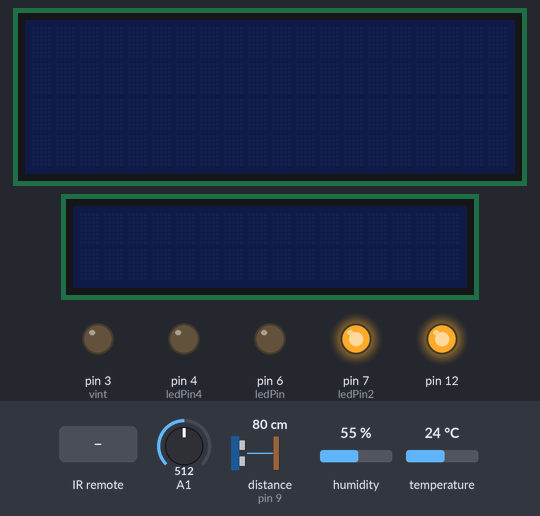
The sketch below on a simulated Arduino Uno, built with avr-gcc and run on an emulated ATmega328P. Parts: 20×4 character LCD, 16×2 character LCD, output pins drawn as LEDs (lit = HIGH). The test bench sets the inputs (shaded band); at power-on: distance to the obstacle (sensor on pin 9) 80 cm, A1 = 512, humidity 55 %, temperature 24 °C. The echo pulse lasts 58.3 µs per cm; what the sketch prints to the serial monitor is not drawn.

Above: at 1.3 s.
1.4 s: infrared code 0xFF38C7 received
At 2.8 s:
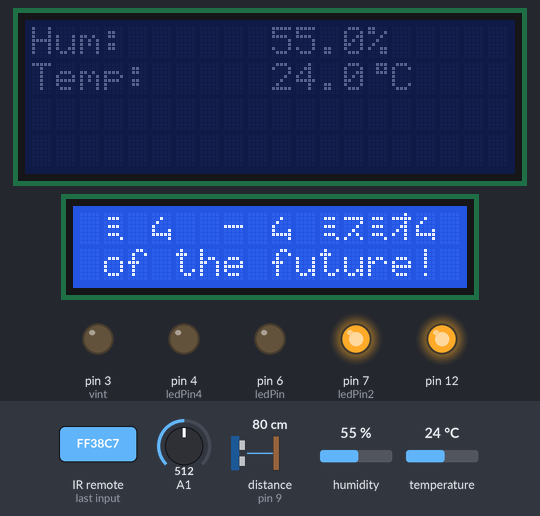
3.7 s: distance to the obstacle (sensor on pin 9) set to 58 cm
5.4 s: distance to the obstacle (sensor on pin 9) set to 51 cm
At 7.2 s:
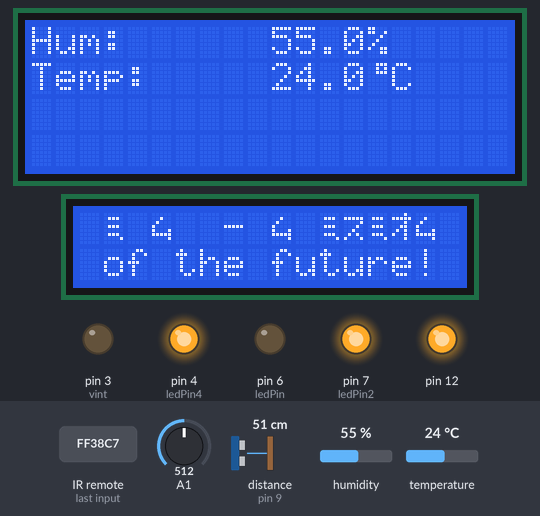
7.8 s: infrared code 0xFF10EF received
At 8.8 s:
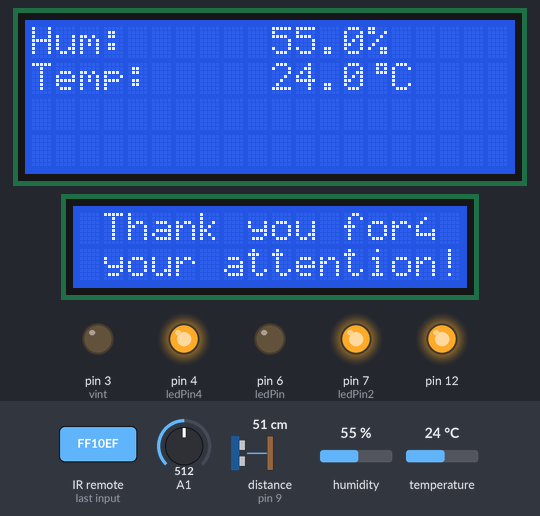
9.8 s: infrared code 0xFF18E7 received
At 11.5 s:
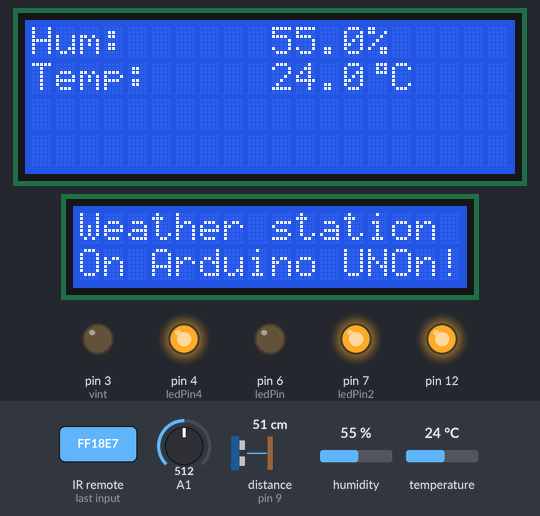
11.9 s: infrared code 0xFF4AB5 received
At 13.2 s:
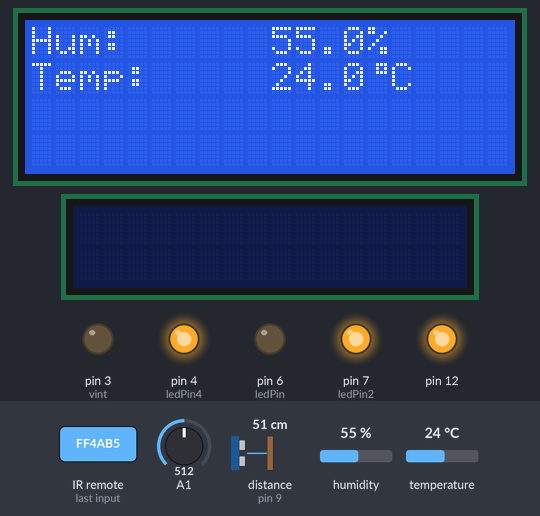
Timing chart, 0 to 14.9 s (numbered marks = the images above; inputs shaded):
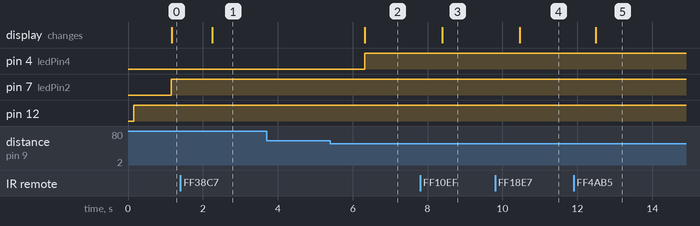

Measured:
- the behaviour switches between 55 and 54 cm on distance to the obstacle (sensor on pin 9) (found by bisection; images 1 and 2)
- after the input at 1.4 s, the display: changes after 0.85 s (image 1)
- after the input at 3.7 s, every drawn part: stays the same
- after the input at 5.4 s, pin 4 (ledPin4): LOW → HIGH after 0.92 s; the display: changes after 0.92 s (image 2)
- after the input at 7.8 s, the display: changes after 0.59 s (image 3)
- after the input at 9.8 s, the display: changes after 0.66 s (image 4)
- after the input at 11.9 s, the display: changes after 0.59 s (image 5)

The sketch:

main.ino
```cpp
#include <LiquidCrystal_I2C.h>
#include <LiquidCrystal_I2C.h>
#include <DHT.h>
#include <Ultrasonic.h> // подключаем библиотеку
#include "IRremote.h"
#include <Wire.h> // Добавляем необходимые библиотеки
#define DHTPIN A0 // к какому пину будет подключен сигнальный выход датчика
#define DHTTYPE DHT11 // DHT 11
//#define DHTTYPE DHT22 // DHT 22 (AM2302)
//#define DHTTYPE DHT21 // DHT 21 (AM2301)

int x;
IRrecv irrecv(2); // указываем вывод, к которому подключен приемник
decode_results results;
Ultrasonic ultrasonic(10, 9); // Trig - 10, Echo - 9
int ledPin4 = 4;

//инициализация датчика
DHT dht(DHTPIN, DHTTYPE);
byte degree[8] = // кодируем символ градуса
{
	B00111,
	B00101,
	B00111,
	B00000,
	B00000,
	B00000,
	B00000,
};

LiquidCrystal_I2C lcd( 0x3F,20,4);
LiquidCrystal_I2C lcd1(0x27, 16, 2);// Задаем адрес и размерность дисплея
int vint = 3;
int ledPin = 6;
int ledPin2 = 7;
boolean lastKnopka = LOW;
boolean ledOn = false;

void setup(){
	irrecv.enableIRIn();
	pinMode(ledPin4,OUTPUT);
	Serial.begin(9600);
	pinMode(12, OUTPUT); // пин 12 со светодиодом будет выходом (англ. «output»)
	pinMode(A1, INPUT); // к аналоговому входу A0 подключим датчик (англ. «intput»)
	lcd.init(); // Инициализация lcd
	lcd.backlight(); // Включаем подсветку
	lcd.createChar(1, degree); // Создаем символ под номером
	lcd1.init(); // Инициализация lcd
	dht.begin();
	pinMode(vint,OUTPUT);
	pinMode(ledPin,OUTPUT);
	pinMode(ledPin2,OUTPUT);
}
void loop(){
	float h = dht.readHumidity();
	float t = dht.readTemperature();
	float f = dht.readTemperature(true);

	// Выводим показания влажности и температуры
	x = analogRead(A1); // переменная "x" находится в интервале от 0 до 1023
	if (x > 100) { digitalWrite (12, HIGH); } // если x меньше 100 - включаем диод
	if (x < 100) { digitalWrite (12, LOW); } // если x больше 100 - выключаем диод
	Serial.println (x); // выводим значение датчика на монитор
	delay (1000); // задержка в одну секунду
	if ( irrecv.decode( &results )) { // если данные пришли
		switch ( results.value ) {
			case 0xFF38C7:
				lcd.setCursor(0, 0);
				lcd.print("Hum:          %");
				lcd.setCursor(10, 0);
				lcd.print(h,1);
				lcd.setCursor(0, 1);
				lcd.print("Temp:         \1C");
				lcd.setCursor(10, 1);
				lcd.print(t,1);
			   {
			case 0xFF5AA5:
				lcd1.backlight();
				lcd1.setCursor(0, 0);
				lcd1.print(" Мы - энергия ");
				lcd1.setCursor(10, 0);
				lcd1.setCursor(0, 1);
				lcd1.print(" of the future! ");
				lcd1.setCursor(10, 1);
				break;
			case 0xFF10EF:
				lcd1.backlight();
				lcd1.setCursor(0, 0);
				lcd1.print(" Thank you for");
				lcd1.setCursor(10, 0);
				lcd1.setCursor(0, 1);
				lcd1.print(" your attention! ");
				lcd1.setCursor(10, 1);
				break;
			}
			case 0xFF18E7:
				lcd1.backlight();
				lcd1.setCursor(0, 0);
				lcd1.print("Weather station");
				lcd1.setCursor(10, 0);
				lcd1.setCursor(0, 1);
				lcd1.print("On Arduino UNO");
				lcd1.setCursor(10, 1);
				break;
			case 0xFF4AB5:
			    lcd1.noBacklight(); ;
			    lcd1.clear();
				break; break;}
		irrecv.resume(); // принимаем следующую команду
	  }
	digitalWrite(ledPin2,HIGH);
	digitalWrite(ledPin,LOW);
	digitalWrite(vint,LOW);
	if (t > 26){ digitalWrite(ledPin,HIGH);}
	if (t > 26) { digitalWrite(vint,HIGH);}
	if (t > 26) digitalWrite(ledPin2,LOW); // дистанция в см
	float dist_cm = ultrasonic.Ranging(CM);
	Serial.println(dist_cm);// выводим дистанцию в порт
	if (dist_cm < 55) digitalWrite(ledPin4,HIGH);
	if (dist_cm > 55) digitalWrite(ledPin4,LOW);
	if (dist_cm > 55) lcd.noBacklight();
	if (dist_cm < 55) lcd.backlight();
	if (dist_cm < 55 and t>26) digitalWrite(vint,HIGH);
	if (dist_cm > 55)
		return;
	if (t < 26)
		return;
}
```
